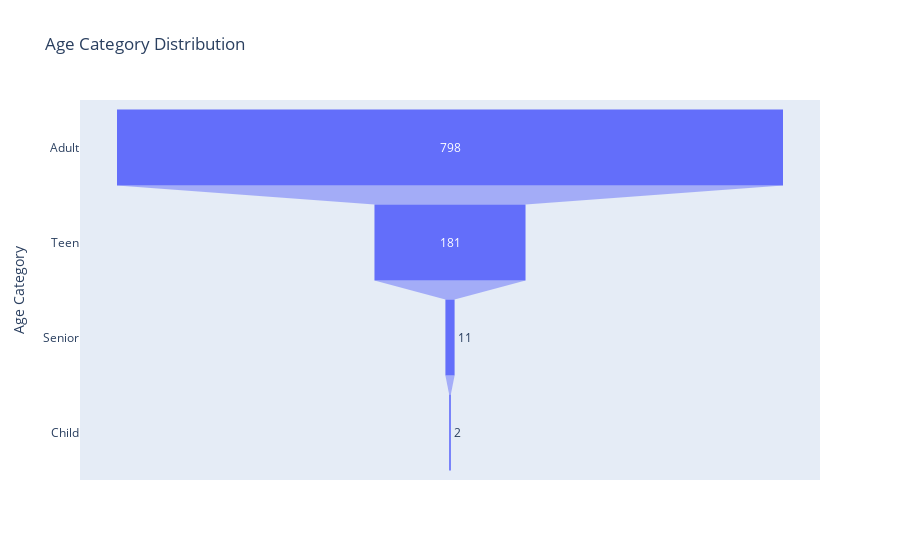

Write notebook code for a chart like this one.
### Code cell
# Categorize Age
subject_info_df['Age_Category'] = pd.cut(subject_info_df['Age'], 
                                         bins=[0, 12, 19, 55, np.inf], 
                                         labels=['Child', 'Teen', 'Adult', 'Senior'], 
                                         right=False)

# Count the number of participants in each age category
age_counts = subject_info_df['Age_Category'].value_counts().reindex(['Child', 'Teen', 'Adult', 'Senior'], fill_value=0).sort_values(ascending=False)

# Create a funnel chart using plotly
fig = go.Figure(go.Funnel(
    y=age_counts.index,
    x=age_counts.values
))

fig.update_layout(
    title='Age Category Distribution',
    yaxis_title='Age Category',
    xaxis_title='Count'
)

fig.show()

### Figure 1 — Plotly figure (JSON) as saved in the notebook; plotly's stock layout.template omitted (floating-point values rounded to 4 significant figures)
{"data": [{"type": "funnel", "x": [798, 181, 11, 2], "y": ["Adult", "Teen", "Senior", "Child"]}], "layout": {"autosize": true, "title": {"text": "Age Category Distribution"}, "xaxis": {"autorange": true, "range": [-443.3, 443.3], "title": {"text": "Count"}, "type": "linear"}, "yaxis": {"autorange": true, "range": [3.5, -0.5], "title": {"text": "Age Category"}, "type": "category"}}}
